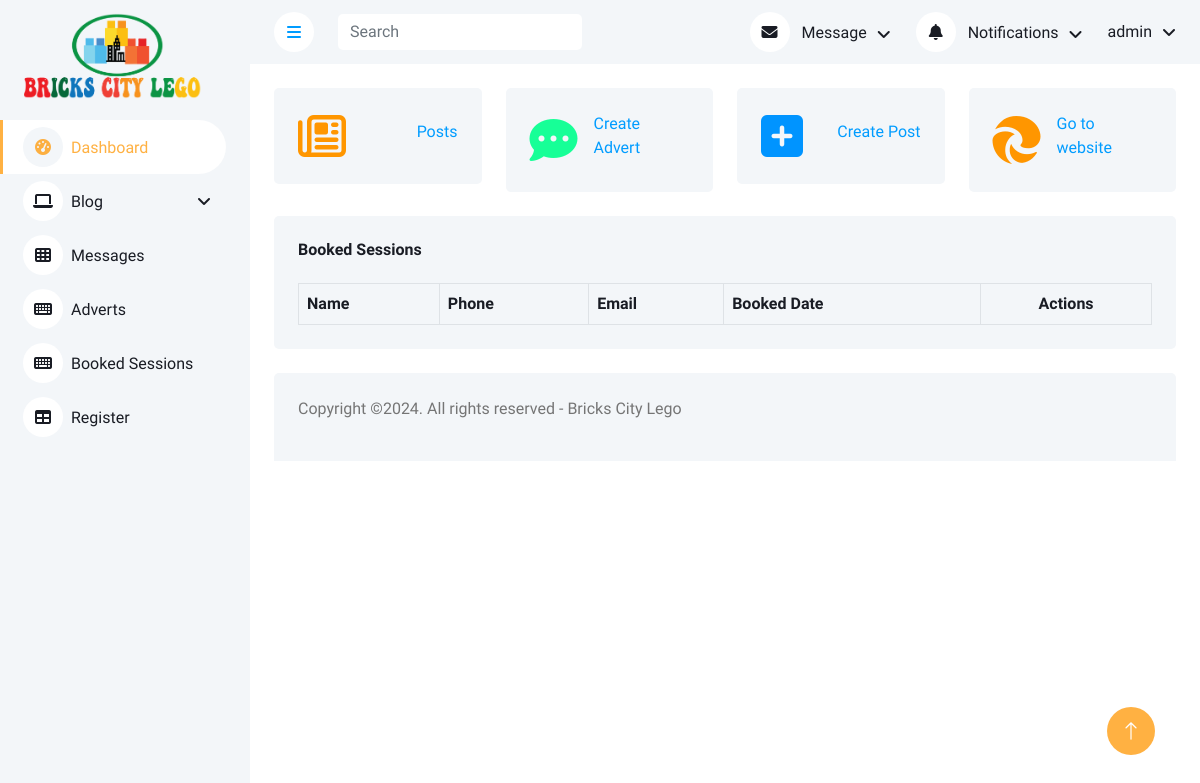
Page /bookedsessions/ (signed in) on the earlier database version.
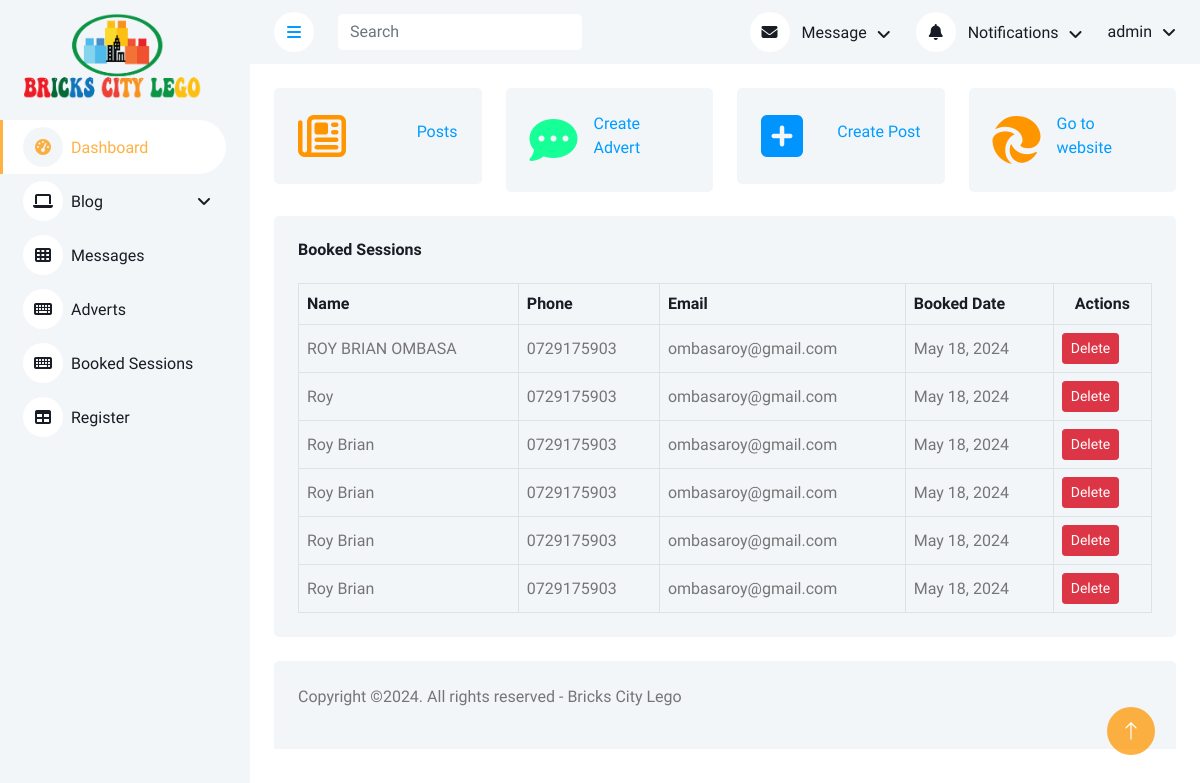
Same page on the later database version.
### BrickCity/models.py (models this page shows, shortened)
class BookSession(models.Model):
    fullname = models.CharField(max_length=150)
    phone = models.CharField(max_length=150)
    email = models.EmailField(max_length=100)
    date_booked = models.DateField(null=True, blank=True)
    date_created = models.DateTimeField(auto_now_add=True)

### BrickCity/views.py (the view)
# urls.py: path('bookedsessions/', views.bookedsessions, name='bookedsessions'),
@login_required(login_url='signin')
def bookedsessions(request):
    bookings = BookSession.objects.order_by('date_booked')
    context = {'bookings': bookings}
    return render(request, 'bricksadmin/bookedsessions.html', context)

### BrickCity/templates/bricksadmin/bookedsessions.html (shortened to what this page needs)
{% extends 'bricksadmin/base.html' %}
{% load static %}
{% block content %}
    {% include 'bricksadmin/stats.html' %}
            <div class="container-fluid pt-4 px-4">
                <div class="bg-light text-center rounded p-4">
                    <div class="d-flex align-items-center justify-content-between mb-4">
                        <h6 class="mb-0">Booked Sessions</h6>
                    </div>
                    <div class="table-responsive">
                        <table class="table text-start align-middle table-bordered table-hover mb-0">
                            <thead>
                                <tr class="text-dark">
                                    <th scope="col">Name</th>
                                    <th scope="col">Phone</th>
                                    <th scope="col">Email</th>
                                    <th scope="col">Booked Date</th>
                                    <th scope="col" style="text-align: center">Actions</th>
                                </tr>
                            </thead>
                            <tbody>
                            {% for booking in bookings %}
                                <tr>
                                    <td>{{ booking.fullname}}</td>
                                    <td>{{ booking.phone}}</td>
                                    <td>{{ booking.email}}</td>
                                    <td>{{ booking.date_booked}}</td>
                                    <td>
                                        <a class="btn btn-sm btn-danger" href="{% url 'deletebooking' booking.id %}">Delete</a>
                                    </td>
                                </tr>
                            {% endfor %}
                            </tbody>
                        </table>
                    </div>
                </div>
            </div>
{% endblock %}

### BrickCity/templates/bricksadmin/base.html (shortened to what this page needs)
{% load static %}
<!DOCTYPE html>
<html lang="en">
<head>
    <link href="https://cdn.jsdelivr.net/npm/bootstrap-icons@1.4.1/font/bootstrap-icons.css" rel="stylesheet">
    <link rel="stylesheet" href="https://cdnjs.cloudflare.com/ajax/libs/font-awesome/6.5.2/css/all.min.css">
    <link href="{% static 'bricksadmin/lib/owlcarousel/assets/owl.carousel.min.css' %}" rel="stylesheet">
    <link href="{% static 'bricksadmin/lib/tempusdominus/css/tempusdominus-bootstrap-4.min.css' %}" rel="stylesheet" />
    <link href="{% static 'bricksadmin/css/bootstrap.min.css' %}" rel="stylesheet">
    <link href="{% static 'bricksadmin/css/style.css' %}" rel="stylesheet">
</head>
<body>
        <div class="sidebar pe-4 pb-3">
            <nav class="navbar bg-light navbar-light">
                <a href="{% url 'bricksadmin' %}" class="navbar-brand mx-4 mb-3">
                    <img src="{% static 'bricks/img/logo.png' %}" alt="" class="img-fluid" width="">
                </a>
                <div class="navbar-nav w-100">
                    <a href="{% url 'bricksadmin' %}" class="nav-item nav-link active"><i class="fa fa-tachometer-alt me-2"></i>Dashboard</a>
                    <div class="nav-item dropdown">
                        <a href="#" class="nav-link dropdown-toggle" data-bs-toggle="dropdown"><i class="fa fa-laptop me-2"></i>Blog</a>
                    </div>
                    <a href="{% url 'messages' %}" class="nav-item nav-link"><i class="fa fa-th me-2"></i>Messages</a>
                    <a href="{% url 'advert' %}" class="nav-item nav-link"><i class="fa fa-keyboard me-2"></i>Adverts</a>
                    <a href="{% url 'bookedsessions' %}" class="nav-item nav-link"><i class="fa fa-keyboard me-2"></i>Booked Sessions</a>
                    <a href="#" class="nav-item nav-link"><i class="fa fa-table me-2"></i>Register</a>
                </div>
            </nav>
        </div>
        <div class="content">
            <nav class="navbar navbar-expand bg-light navbar-light sticky-top px-4 py-0">
                <a href="#" class="sidebar-toggler flex-shrink-0">
                    <i class="fa fa-bars"></i>
                </a>
                <form class="d-none d-md-flex ms-4">
                    <input class="form-control border-0" type="search" placeholder="Search">
                </form>
                <div class="navbar-nav align-items-center ms-auto">
                    <div class="nav-item dropdown">
                        <a href="#" class="nav-link dropdown-toggle" data-bs-toggle="dropdown">
                            <i class="fa fa-envelope me-lg-2"></i>
                            <span class="d-none d-lg-inline-flex">Message</span>
                        </a>
                    </div>
                    <div class="nav-item dropdown">
                        <a href="#" class="nav-link dropdown-toggle" data-bs-toggle="dropdown">
                            <i class="fa fa-bell me-lg-2"></i>
                            <span class="d-none d-lg-inline-flex">Notifications</span>
                        </a>
                    </div>
                    <div class="nav-item dropdown">
                        <a href="#" class="nav-link dropdown-toggle" data-bs-toggle="dropdown">
                            <span class="d-none d-lg-inline-flex">{{  request.user }}</span>
                        </a>
                    </div>
                </div>
            </nav>
           {% block content %}
           {% endblock %}
            <div class="container-fluid pt-4 px-4">
                <div class="bg-light rounded-top p-4">
                    <div class="row">
                        <p class="copyright color-text-a">
                          <span class="copyright">
                                            Copyright &copy;<script>document.write(new Date().getFullYear());</script>. All rights reserved - Bricks City Lego
                                        </span>
                        </p>
                    </div>
                </div>
            </div>
        </div>
        <a href="#" class="btn btn-lg btn-primary btn-lg-square back-to-top"><i class="bi bi-arrow-up"></i></a>
</body>
</html>

### BrickCity/templates/bricksadmin/stats.html (shortened to what this page needs)
            <div class="container-fluid pt-4 px-4">
                <div class="row g-4">
                    <div class="col-sm-6 col-xl-3">
                        <a href="{% url 'bricksadmin' %}">
                            <div class="bg-light rounded d-flex align-items-center justify-content-between p-4">
                            <i class="fa-regular fa-newspaper fa-3x" style="color: #ff9600"></i>
                            <div class="ms-3">
                                <p class="mb-2">Posts</p>
                            </div>
                        </div>
                        </a>
                    </div>
                    <div class="col-sm-6 col-xl-3">
                        <a href="{% url 'createadvert' %}">
                            <div class="bg-light rounded d-flex align-items-center justify-content-between p-4">
                            <i class="fa-solid fa-comment-dots fa-3x" style="color: #17ff97"></i>
                            <div class="ms-3">
                                <p class="mb-2">Create Advert</p>
                            </div>
                        </div>
                        </a>
                    </div>
                    <div class="col-sm-6 col-xl-3">
                        <a href="{% url 'createpost' %}">
                            <div class="bg-light rounded d-flex align-items-center justify-content-between p-4">
                            <i class="fa-solid fa-square-plus fa-3x" style="color: #0094ff"></i>
                            <div class="ms-3">
                                <p class="mb-2">Create Post</p>
                            </div>
                        </div>
                        </a>
                    </div>
                    <div class="col-sm-6 col-xl-3">
                        <a href="{% url 'index' %}" target="_blank">
                            <div class="bg-light rounded d-flex align-items-center justify-content-between p-4">
                            <i class="fa-brands fa-edge" style="color: #ff9600; font-size: 3rem;"></i>
                            <div class="ms-3">
                                <p class="mb-2">Go to website</p>
                            </div>
                        </div>
                        </a>
                    </div>
                </div>
            </div>

### static/bricksadmin/css/style.css (style rules this page uses)
:root { --primary: rgba(255, 150, 0, 0.74); --light: #F3F6F9; --dark: #191C24; }
.back-to-top { position: fixed; display: none; right: 45px; bottom: 45px; z-index: 99; }
.btn { transition: .5s; }
.btn.btn-primary { color: #FFFFFF; }
.btn-lg-square { width: 48px; height: 48px; }
.btn-square, .btn-sm-square, .btn-lg-square { padding: 0; display: inline-flex; align-items: center; justify-content: center; font-weight: normal; border-radius: 50px; }
.sidebar { position: fixed; top: 0; left: 0; bottom: 0; width: 250px; height: 100vh; overflow-y: auto; background: var(--light); transition: 0.5s; z-index: 999; }
.content { margin-left: 250px; min-height: 100vh; background: #FFFFFF; transition: 0.5s; }
.btn-primary { background-color: var(--primary); border: none; }
@media (min-width: 992px) { .sidebar { margin-left: 0; } }
@media (min-width: 992px) { .content { width: calc(100% - 250px); } }
.sidebar .navbar .navbar-nav .nav-link { padding: 7px 20px; color: var(--dark); font-weight: 500; border-left: 3px solid var(--light); border-radius: 0 30px 30px 0; outline: none; }
.sidebar .navbar .navbar-nav .nav-link:hover, .sidebar .navbar .navbar-nav .nav-link.active { color: var(--primary); background: #FFFFFF; border-color: var(--primary); }
.sidebar .navbar .navbar-nav .nav-link i { width: 40px; height: 40px; display: inline-flex; align-items: center; justify-content: center; background: #FFFFFF; border-radius: 40px; }
.sidebar .navbar .navbar-nav .nav-link:hover i, .sidebar .navbar .navbar-nav .nav-link.active i { background: var(--light); }
.sidebar .navbar .dropdown-toggle::after { position: absolute; top: 15px; right: 15px; border: none; content: "\f107"; font-family: "Font Awesome 5 Free"; font-weight: 900; transition: .5s; }
.content .navbar .navbar-nav .nav-link { margin-left: 25px; padding: 12px 0; color: var(--dark); outline: none; }
.content .navbar .sidebar-toggler, .content .navbar .navbar-nav .nav-link i { width: 40px; height: 40px; display: inline-flex; align-items: center; justify-content: center; background: #FFFFFF; border-radius: 40px; }
.content .navbar .dropdown-toggle::after { margin-left: 6px; vertical-align: middle; border: none; content: "\f107"; font-family: "Font Awesome 5 Free"; font-weight: 900; transition: .5s; }

Differences in the rows shown:
added BookSession: fullname "ROY BRIAN OMBASA", phone "0729175903", email "ombasaroy@gmail.com", date_booked "May 18, 2024"
added BookSession: fullname "Roy", phone "0729175903", email "ombasaroy@gmail.com", date_booked "May 18, 2024"
added BookSession: fullname "Roy Brian", phone "0729175903", email "ombasaroy@gmail.com", date_booked "May 18, 2024"
added BookSession: fullname "Roy Brian", phone "0729175903", email "ombasaroy@gmail.com", date_booked "May 18, 2024"
added BookSession: fullname "Roy Brian", phone "0729175903", email "ombasaroy@gmail.com", date_booked "May 18, 2024"
added BookSession: fullname "Roy Brian", phone "0729175903", email "ombasaroy@gmail.com", date_booked "May 18, 2024"
